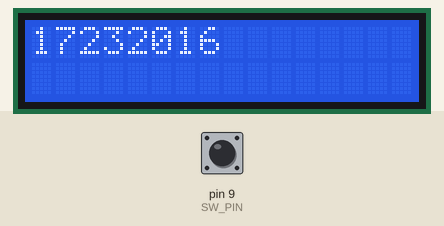
This sketch was run on a simulated Arduino Uno, built with avr-gcc and run on an emulated ATmega328P. Shown: 16×2 character LCD. Inputs (shaded band) come from the test bench; at power-on: pin 9 (SW_PIN) LOW.

Above: at 1.2 s.
1.3 s: pin 9 (SW_PIN) pulled HIGH for 0.15 s
At 1.37 s:
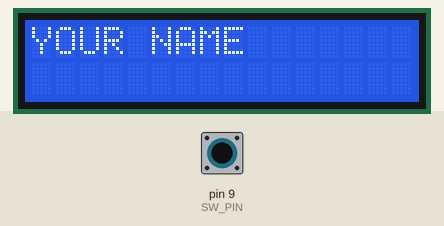
2.9 s: pin 9 (SW_PIN) pulled HIGH for 3.2 s
Timing chart, 0 to 5.9 s (numbered marks = the images above; inputs shaded):
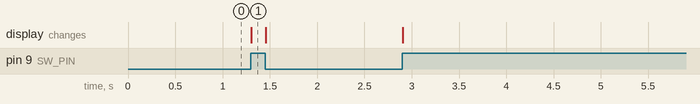

Measured:
- after the input at 1.3 s, the display: changes at once (image 1)

The sketch:

prog4-2.ino
```cpp
//岩永拓也　17232016
#include <LiquidCrystal.h>

LiquidCrystal lcd( 7, 6, 3, 2, 1, 0 );
const int SW_PIN = 9;
int sw_state = LOW;

 int sw0_flag=0;
 int sw1_flag=0;

void setup() {
  pinMode(SW_PIN,INPUT);
   lcd.begin( 16, 2 );


}

void loop() {
sw_state = digitalRead( SW_PIN );
if(sw_state==HIGH){
  sw1_flag=0;
  if(sw0_flag==0){lcd.clear();}
  lcd.setCursor(0, 0);
  lcd.print("YOUR NAME");
  sw0_flag=1;
}else{
  sw0_flag=0;
  if(sw1_flag==0){lcd.clear();}
  lcd.setCursor(0, 0);
  lcd.print("17232016");
  sw1_flag=1;
}

}
```
